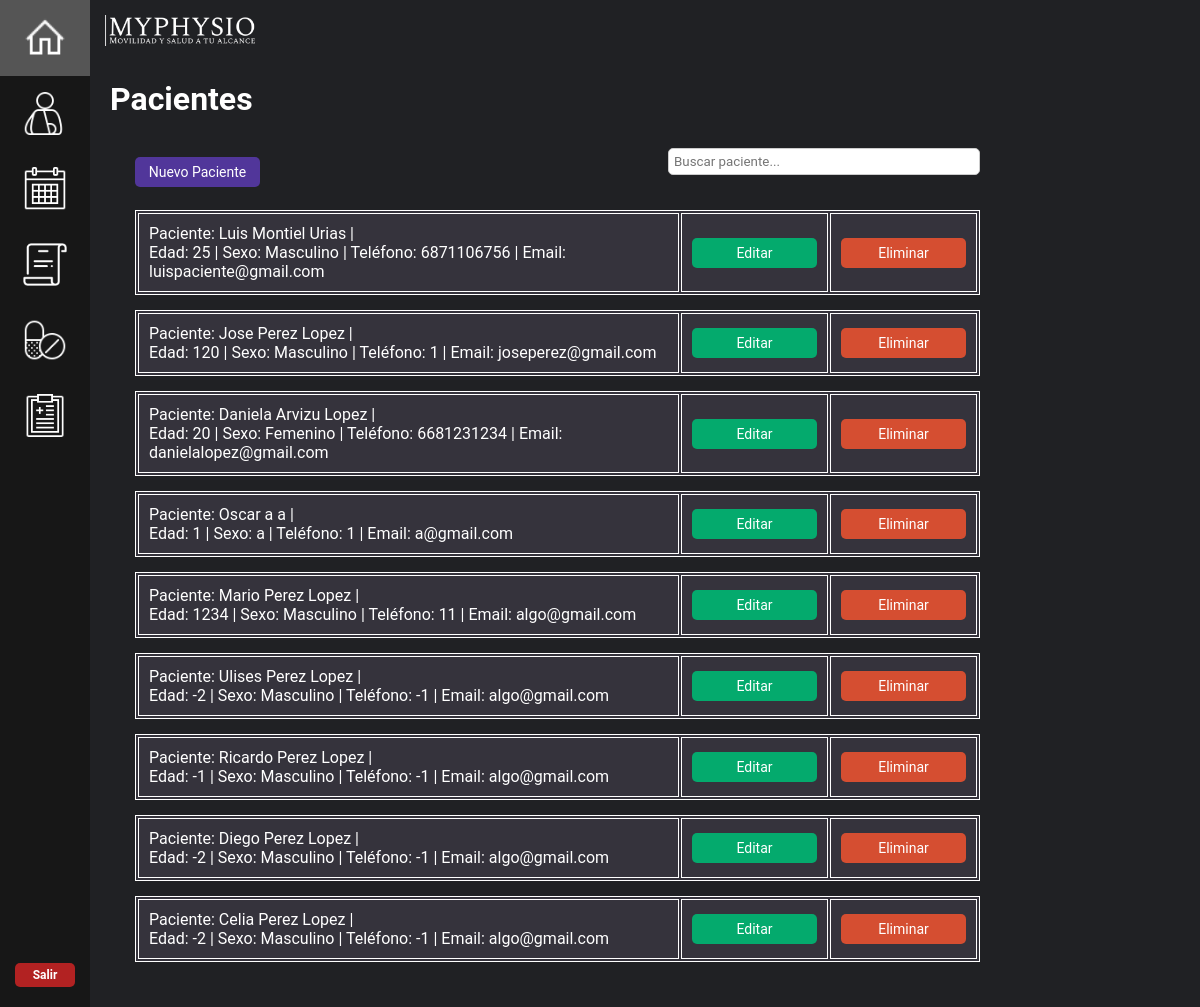
The app's page /pacientes/ with its own data.
### mainapp/models.py (models this page shows, shortened)
class Paciente(models.Model):
    nombre = models.CharField(max_length=50)
    apellido_paterno = models.CharField(max_length=50)
    apellido_materno = models.CharField(max_length=50)
    edad = models.IntegerField()
    sexo = models.CharField(max_length=50, blank=True, null=True)
    direccion = models.CharField(max_length=50, blank=True, null=True)
    telefonoP = models.IntegerField(blank=True, null=True)
    emailP = models.EmailField(blank=True, null=True)
    sintomas = models.CharField(max_length=50, blank=True, null=True)
    frecuencia_dolor = models.CharField(max_length=50, blank=True, null=True)
    act_causante = models.CharField(max_length=50, blank=True, null=True)
    descripcion_dolor = models.CharField(max_length=50, blank=True, null=True)
    intensidad_dolor = models.CharField(max_length=50, blank=True, null=True)
    tratamiento = models.CharField(max_length=50, blank=True, null=True)
    lesiones = models.CharField(max_length=50, blank=True, null=True)
    condicion = models.CharField(max_length=50, blank=True, null=True)
    tratamientos_previos = models.CharField(max_length=50, blank=True, null=True)
    medicacion_actual = models.CharField(max_length=50, blank=True, null=True)
    peso = models.IntegerField(blank=True, null=True)
    altura = models.IntegerField(blank=True, null=True)
    rango_mov = models.IntegerField(blank=True, null=True)
    presion = models.CharField(max_length=50, blank=True, null=True)
    ocupacion = models.CharField(max_length=50, blank=True, null=True)
    act_fisica = models.CharField(max_length=50, blank=True, null=True)
    descanso = models.CharField(max_length=50, blank=True, null=True)
    alimentacion = models.CharField(max_length=50, blank=True, null=True)

### mainapp/views.py (the view)
# urls.py: path("pacientes/", views.pacientes, name="pacientes"),
def pacientes(request):
    info_paciente = Paciente.objects.all
    return render(request, "./pacientes.html", {'all': info_paciente})

### mainapp/templates/pacientes.html (shortened to what this page needs)
{% extends "dashboard_home.html" %}
{% load static %}
{% block content %}
<body>
<h1 style="margin-top: 60px; color: white;">Pacientes</h1>
<div class="container_recetas">
    <div style="display: flex; justify-content: space-between; align-items: center;">
        <button id="npaciente" class="next-button" onclick="npaciente()">Nuevo Paciente</button>
        <input
            type="text"
            id="searchInput"
            placeholder="Buscar paciente..."
            style="margin-bottom: 20px; padding: 5px; border-radius: 5px; border: 1px solid #ccc; width: 300px;"
        />
    </div>
    {% for item in all %}
    <div class="info_recetas" data-paciente="{{ item.nombre }} {{ item.apellido_paterno }} {{ item.apellido_materno }}">
        <table>
            <tr>
                <td>
                    <a href="{% url 'mostrar_paciente' item.id %}" style="color: #ffffff; text-decoration: none;">
                    Paciente: {{ item.nombre }} {{ item.apellido_paterno }} {{ item.apellido_materno }} | <br>
                    Edad: {{ item.edad }} |
                    Sexo: {{ item.sexo }} |
                    Teléfono: {{ item.telefonoP }} |
                    Email: {{ item.emailP }}
                    </a>
                </td>
                <td align="right">
                    <a href="{% url 'update_paciente' item.id %}">
                        <button class="next-button edit-button" type="button">Editar</button>
                    </a>
                </td>
                <td>
                    <a href="{% url 'delete_paciente' item.id %}">
                        <button class="next-button delete-button" type="button">Eliminar</button>
                    </a>
                </td>
            </tr>
        </table>
    </div>
    {% endfor %}
</div>
</body>
{% endblock %}

### mystaticfiles/styles.css (style rules this page uses)
* { font-family: 'Roboto'; }
body { display: flex; flex-direction: column; margin: 0; min-height: 100vh; color: white; background-color: #202124; }
table { width: 100%; border-collapse: separate; margin-top: 15px; }
th, td { text-align: left; padding: 10px; border-bottom: 2px solid #555; }
.next-button { width: 250px; height: 30px; text-align: center; background-color: #51369A; color: white; font-size: 14px; cursor: pointer; border-radius: 5px; border: none; align-self: center; margin-right: 16%; transition: all ease 0.5s; }

### mainapp/templates/dashboard_home.html (style rules this page uses)
body { margin: 0; font-family: "Roboto"; color: white; background-color: #202124; }

### mainapp/templates/pacientes.html (style rules this page uses)
.container_recetas { color: white; margin: 30px 200px 25px 25px; }
.info_recetas { color: white; background-color: #35333C; dispĺay: flex; margin: 20px padding: 20px 20px; }
.next-button { width: 125px; height: 30px; text-align: center; background-color: #51369A; color: white; font-size: 14px; cursor: pointer; border-radius: 5px; border: none; align-self: center; margin-right: 16%; transition: all ease 0.5s; }
a { text-decoration: none; color: white; }
.next-button.edit-button { background-color: #04AA6D; }
.next-button.delete-button { background-color: #d54e31; }
table, th, td { width: 100%; border: 1px solid; }
a { color: #72A0C1; }

### records on screen
Paciente: nombre "Luis", apellido_paterno "Montiel", apellido_materno "Urias", edad "25", sexo "Masculino", telefonoP "6871106756", emailP "luispaciente@gmail.com"
Paciente: nombre "Jose", apellido_paterno "Perez", apellido_materno "Lopez", edad "120", sexo "Masculino", telefonoP "1", emailP "joseperez@gmail.com"
Paciente: nombre "Daniela", apellido_paterno "Arvizu", apellido_materno "Lopez", edad "20", sexo "Femenino", telefonoP "6681231234", emailP "danielalopez@gmail.com"
Paciente: nombre "Oscar", apellido_paterno "a", apellido_materno "a", edad "1", sexo "a", telefonoP "1", emailP "a@gmail.com"
Paciente: nombre "Mario", apellido_paterno "Perez", apellido_materno "Lopez", edad "1234", sexo "Masculino", telefonoP "11", emailP "algo@gmail.com"
Paciente: nombre "Ulises", apellido_paterno "Perez", apellido_materno "Lopez", edad "-2", sexo "Masculino", telefonoP "-1", emailP "algo@gmail.com"
Paciente: nombre "Ricardo", apellido_paterno "Perez", apellido_materno "Lopez", edad "-1", sexo "Masculino", telefonoP "-1", emailP "algo@gmail.com"
Paciente: nombre "Diego", apellido_paterno "Perez", apellido_materno "Lopez", edad "-2", sexo "Masculino", telefonoP "-1", emailP "algo@gmail.com"
Paciente: nombre "Celia", apellido_paterno "Perez", apellido_materno "Lopez", edad "-2", sexo "Masculino", telefonoP "-1", emailP "algo@gmail.com"
